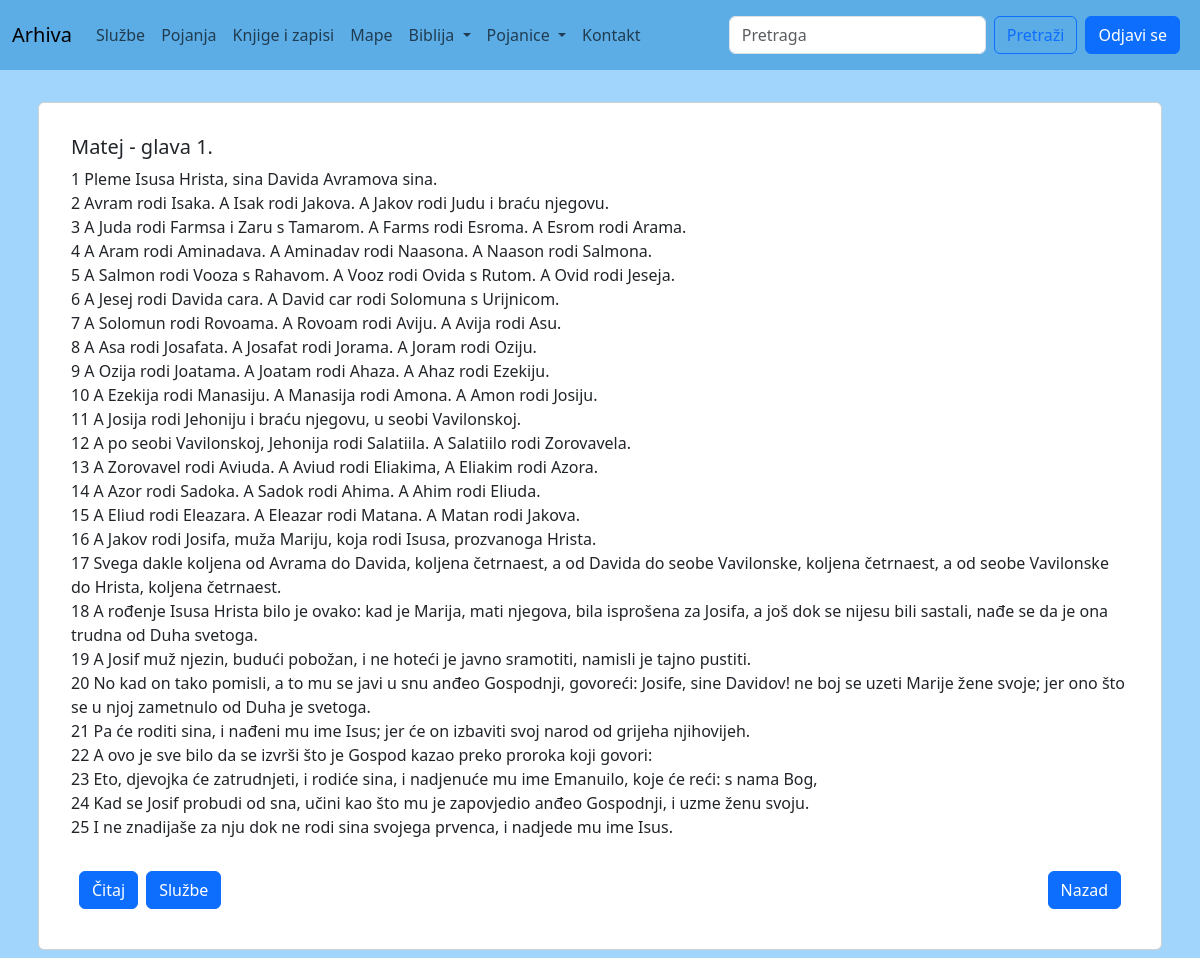
The page /novi-zavet/sveto-jevanelje-po-mateju/1/ (signed in) on the database its author committed.
### biblija/models.py (models this page shows, shortened)
class NoviZavetKnjige(models.Model):
    name = models.CharField(max_length=255)
    broj_glava = models.IntegerField(blank=True, null=True)
    slug = models.SlugField(unique=True, blank=True, null=True)

class NoviZavetGlave(models.Model):
    knjiga = models.ForeignKey(
        NoviZavetKnjige,
        related_name='glave',
        on_delete=models.CASCADE,
        default=1
    )
    slug = models.SlugField(unique=True, blank=True, null=True)
    name = models.CharField(max_length=120,blank=True, null=True)  # Adding a non-nullable field

class NoviZavetText(models.Model):
    glava = models.ForeignKey(NoviZavetGlave, related_name='texts', on_delete=models.CASCADE, default=1)  # Provide a default value
    content = models.TextField(null=True, blank=True)
    slug = models.SlugField(unique=True, blank=True, null=True)
    audio = models.FileField(upload_to='audio/citanje/',blank=True, null='')
    objects = NoviZavetManager()

### biblija/views.py (the view)
# urls.py: path('novi-zavet/<slug:knjiga_slug>/<slug:glava_slug>/', novi_zavet_text_view, name='novi_zavet_text_view'),
@login_required(login_url="/login/")
def novi_zavet_text_view(request, knjiga_slug, glava_slug):
    glava = get_object_or_404(NoviZavetGlave, knjiga__slug=knjiga_slug, slug=glava_slug)
    knjiga = get_object_or_404(NoviZavetKnjige, slug=knjiga_slug)
    text = NoviZavetText.objects.filter(glava=glava)  # Filter by ForeignKey field
    for t in text:
        t.content = t.content.replace('\n', '<br>')
    return render(request, 'novi-zavet-text.html', {'glava': glava, 'text': text,'knjiga': knjiga})

### biblija/models.py (called while the page is built)
    def get_queryset(self):
        return NoviZavetQuerySet(self.model, using=self._db)

### biblija/templates/novi-zavet-text.html (shortened to what this page needs)
{% extends "base.html" %}
{% block content %}
<div class="container p-2">
    <div class="row pt-4">
        <div class="col-12">
            <div class="card p-3">
                <div class="card-body">
                    <h5 class="card-title">{{ knjiga.name }} - glava {{glava.name}}</h5>
                    <p class="card-text">
                        {% for t in text %}
                            {{ t.content|safe }}
                        {% endfor %}
                    </p>
                    <div class="d-flex justify-content-between align-items-center mt-4 p-2">
                        <div class="d-flex">
                            <button class="btn btn-primary me-2"  onclick="playAudio()">
                                 Čitaj
                            </button>
                            <button class="btn btn-primary me-2" onclick="redirectToSearch()">
                                 Službe
                            </button>
                        </div>
                        <a href="{% url 'novi_zavet_list_view' knjiga.slug %}" class="btn btn-primary">
                             Nazad
                        </a>
                    </div>
                </div>
            </div>
        </div>
    </div>
</div>
{% endblock %}

### rows shown on the page
NoviZavetKnjige: name "Matej"
NoviZavetGlave: name "1."
NoviZavetText: content "1 Pleme Isusa Hrista, sina Davida Avramova sina. 2 Avram rodi Isaka. A Isak rodi Jakova. A Jakov rodi Judu i braću njegovu. 3 A Juda rodi Farmsa i Zaru s Tamarom. A Farms rodi Esroma. A Esrom rodi Arama. 4 A Aram rodi Aminadava. A Aminadav rodi Naasona. A Naason rodi Salmona. 5 A Salmon rodi Vooza s Rahavom. A Vooz rodi Ovida s Rutom. A Ovid rodi Jeseja. 6 A Jesej rodi Davida cara. A David car rodi Solomuna s Urijnicom. 7 A Solomun rodi Rovoama. A Rovoam rodi Aviju. A Avija rodi Asu. 8 A Asa rodi Josafata. A Josafat rodi Jorama. A Joram rodi Oziju. 9 A Ozija rodi Joatama. A Joatam rodi Ahaza. A Ahaz rodi Ezekiju. 10 A Ezekija rodi Manasiju. A Manasija rodi Amona. A Amon rodi Josiju. 11 A…"
